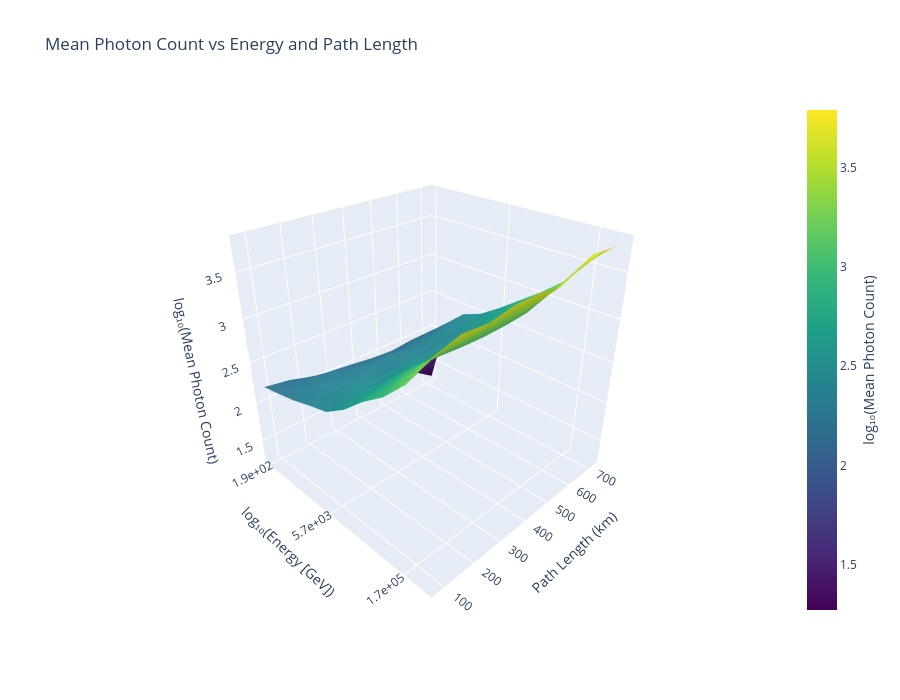

The notebook cell saved with this chart:
### Code cell
import plotly.graph_objects as go
import numpy as np

N_E = 10
N_S = 10
E_bins = np.logspace(np.log10(min(Energy_GeV)), np.log10(max(Energy_GeV)), N_E + 1) #np.quantile(Energy_GeV, np.linspace(0, 1, N_E + 1))
Slant_bins = np.linspace(min(Slant), max(Slant), N_S)#np.quantile(Slant, np.linspace(0, 1, N_S + 1))

# Build 2D grid of average photon counts
photon_grid = np.zeros((len(Slant_bins)-1, len(E_bins)-1))

for i in range(len(E_bins)-1):
    for j in range(len(Slant_bins)-1):
        mask = (
            (Energy_GeV >= E_bins[i]) & (Energy_GeV < E_bins[i+1]) &
            (Slant >= Slant_bins[j]) & (Slant < Slant_bins[j+1])
        )
        if np.sum(mask) > 0:
            photon_grid[j, i] = np.mean(max_photon_10ns[mask]) #max_photon_10ns

# Debug
print("photon_grid min/max:", np.nanmin(photon_grid), np.nanmax(photon_grid))
print("NaN count:", np.sum(np.isnan(photon_grid)))
print("Zero count:", np.sum(photon_grid == 0))

# Bin centers for axes
E_centers = 0.5 * (E_bins[:-1] + E_bins[1:])
S_centers = 0.5 * (Slant_bins[:-1] + Slant_bins[1:])

# Create meshgrid
E_mesh, S_mesh = np.meshgrid(E_centers, S_centers)

# Log10 of photon grid, replace 0s with nan
photon_grid[photon_grid <= 0] = np.nan
log_photon_grid = np.log10(photon_grid)

# Fill remaining NaNs with interpolated minimum for surface continuity
log_min = np.nanmin(log_photon_grid)
log_photon_grid_filled = np.where(np.isnan(log_photon_grid), log_min, log_photon_grid)

print("log_photon_grid min/max:", np.nanmin(log_photon_grid), np.nanmax(log_photon_grid))

fig = go.Figure(data=[go.Surface(
    x=np.log10(E_mesh),
    y=S_mesh,
    z=log_photon_grid_filled,
    surfacecolor=log_photon_grid_filled,
    colorscale='Viridis',
    connectgaps=True,
    colorbar=dict(
        title=dict(
            text='log₁₀(Mean Photon Count)',
            side='right'
        )
    ),
    hovertemplate=(
        'log₁₀(Energy): %{x:.2f}<br>'
        'Path Length (km): %{y:.2f}<br>'
        'log₁₀(Photon Count): %{z:.2f}<br>'
        '<extra></extra>'
    )
)])

fig.update_layout(
    title='Mean Photon Count vs Energy and Path Length',
    scene=dict(
        xaxis=dict(
            title='log₁₀(Energy [GeV])',
            tickvals=np.log10(E_centers[::4]),
            ticktext=[f'{e:.1e}' for e in E_centers[::4]],
        ),
        yaxis=dict(title='Path Length (km)'),
        zaxis=dict(title='log₁₀(Mean Photon Count)'),
        camera=dict(
            eye=dict(x=1.5, y=-1.5, z=1.2)
        )
    ),
    width=900,
    height=700,
)

fig.show()
fig.write_html("/uufs/chpc.utah.edu/common/home/u1520754/Muon_Trinity/plot/photon_count_surface.html")

### Figure 1 — Plotly figure (JSON) as saved in the notebook; plotly's stock layout.template omitted (floating-point values rounded to 4 significant figures)
{"data": [{"colorbar": {"title": {"side": "right", "text": "log₁₀(Mean Photon Count)"}}, "colorscale": [[0, "#440154"], [0.1111, "#482878"], [0.2222, "#3e4989"], [0.3333, "#31688e"], [0.4444, "#26828e"], [0.5556, "#1f9e89"], [0.6667, "#35b779"], [0.7778, "#6ece58"], [0.8889, "#b5de2b"], [1, "#fde725"]], "connectgaps": true, "hovertemplate": "log₁₀(Energy): %{x:.2f}<br>Path Length (km): %{y:.2f}<br>log₁₀(Photon Count): %{z:.2f}<br><extra></extra>", "surfacecolor": [[2.201, 2.243, 2.291, 2.36, 2.419, 2.576, 2.789, 2.966, 3.208, 3.557], [2.153, 2.254, 2.339, 2.389, 2.495, 2.624, 2.835, 3.076, 3.333, 3.633], [2.068, 2.239, 2.318, 2.393, 2.466, 2.66, 2.895, 3.093, 3.343, 3.614], [1.973, 2.205, 2.308, 2.366, 2.5, 2.656, 2.865, 3.069, 3.347, 3.664], [1.864, 2.165, 2.307, 2.38, 2.474, 2.646, 2.858, 3.062, 3.363, 3.668], [1.727, 2.143, 2.289, 2.37, 2.499, 2.659, 2.869, 3.069, 3.365, 3.632], [1.616, 2.17, 2.313, 2.399, 2.504, 2.703, 2.93, 3.092, 3.409, 3.73], [1.461, 2.174, 2.37, 2.454, 2.591, 2.763, 2.968, 3.177, 3.481, 3.79], [1.273, 2.183, 2.401, 2.5, 2.668, 2.853, 3.039, 3.25, 3.607, 3.78]], "type": "surface", "x": [[2.273, 2.643, 3.013, 3.383, 3.753, 4.123, 4.493, 4.863, 5.233, 5.603], [2.273, 2.643, 3.013, 3.383, 3.753, 4.123, 4.493, 4.863, 5.233, 5.603], [2.273, 2.643, 3.013, 3.383, 3.753, 4.123, 4.493, 4.863, 5.233, 5.603], [2.273, 2.643, 3.013, 3.383, 3.753, 4.123, 4.493, 4.863, 5.233, 5.603], [2.273, 2.643, 3.013, 3.383, 3.753, 4.123, 4.493, 4.863, 5.233, 5.603], [2.273, 2.643, 3.013, 3.383, 3.753, 4.123, 4.493, 4.863, 5.233, 5.603], [2.273, 2.643, 3.013, 3.383, 3.753, 4.123, 4.493, 4.863, 5.233, 5.603], [2.273, 2.643, 3.013, 3.383, 3.753, 4.123, 4.493, 4.863, 5.233, 5.603], [2.273, 2.643, 3.013, 3.383, 3.753, 4.123, 4.493, 4.863, 5.233, 5.603]], "y": [[77.64, 77.64, 77.64, 77.64, 77.64, 77.64, 77.64, 77.64, 77.64, 77.64], [158.5, 158.5, 158.5, 158.5, 158.5, 158.5, 158.5, 158.5, 158.5, 158.5], [239.3, 239.3, 239.3, 239.3, 239.3, 239.3, 239.3, 239.3, 239.3, 239.3], [320.2, 320.2, 320.2, 320.2, 320.2, 320.2, 320.2, 320.2, 320.2, 320.2], [401.1, 401.1, 401.1, 401.1, 401.1, 401.1, 401.1, 401.1, 401.1, 401.1], [481.9, 481.9, 481.9, 481.9, 481.9, 481.9, 481.9, 481.9, 481.9, 481.9], [562.8, 562.8, 562.8, 562.8, 562.8, 562.8, 562.8, 562.8, 562.8, 562.8], [643.6, 643.6, 643.6, 643.6, 643.6, 643.6, 643.6, 643.6, 643.6, 643.6], [724.5, 724.5, 724.5, 724.5, 724.5, 724.5, 724.5, 724.5, 724.5, 724.5]], "z": [[2.201, 2.243, 2.291, 2.36, 2.419, 2.576, 2.789, 2.966, 3.208, 3.557], [2.153, 2.254, 2.339, 2.389, 2.495, 2.624, 2.835, 3.076, 3.333, 3.633], [2.068, 2.239, 2.318, 2.393, 2.466, 2.66, 2.895, 3.093, 3.343, 3.614], [1.973, 2.205, 2.308, 2.366, 2.5, 2.656, 2.865, 3.069, 3.347, 3.664], [1.864, 2.165, 2.307, 2.38, 2.474, 2.646, 2.858, 3.062, 3.363, 3.668], [1.727, 2.143, 2.289, 2.37, 2.499, 2.659, 2.869, 3.069, 3.365, 3.632], [1.616, 2.17, 2.313, 2.399, 2.504, 2.703, 2.93, 3.092, 3.409, 3.73], [1.461, 2.174, 2.37, 2.454, 2.591, 2.763, 2.968, 3.177, 3.481, 3.79], [1.273, 2.183, 2.401, 2.5, 2.668, 2.853, 3.039, 3.25, 3.607, 3.78]]}], "layout": {"height": 700, "scene": {"camera": {"eye": {"x": 1.5, "y": -1.5, "z": 1.2}}, "xaxis": {"ticktext": ["1.9e+02", "5.7e+03", "1.7e+05"], "tickvals": [2.273, 3.753, 5.233], "title": {"text": "log₁₀(Energy [GeV])"}}, "yaxis": {"title": {"text": "Path Length (km)"}}, "zaxis": {"title": {"text": "log₁₀(Mean Photon Count)"}}}, "title": {"text": "Mean Photon Count vs Energy and Path Length"}, "width": 900}}
